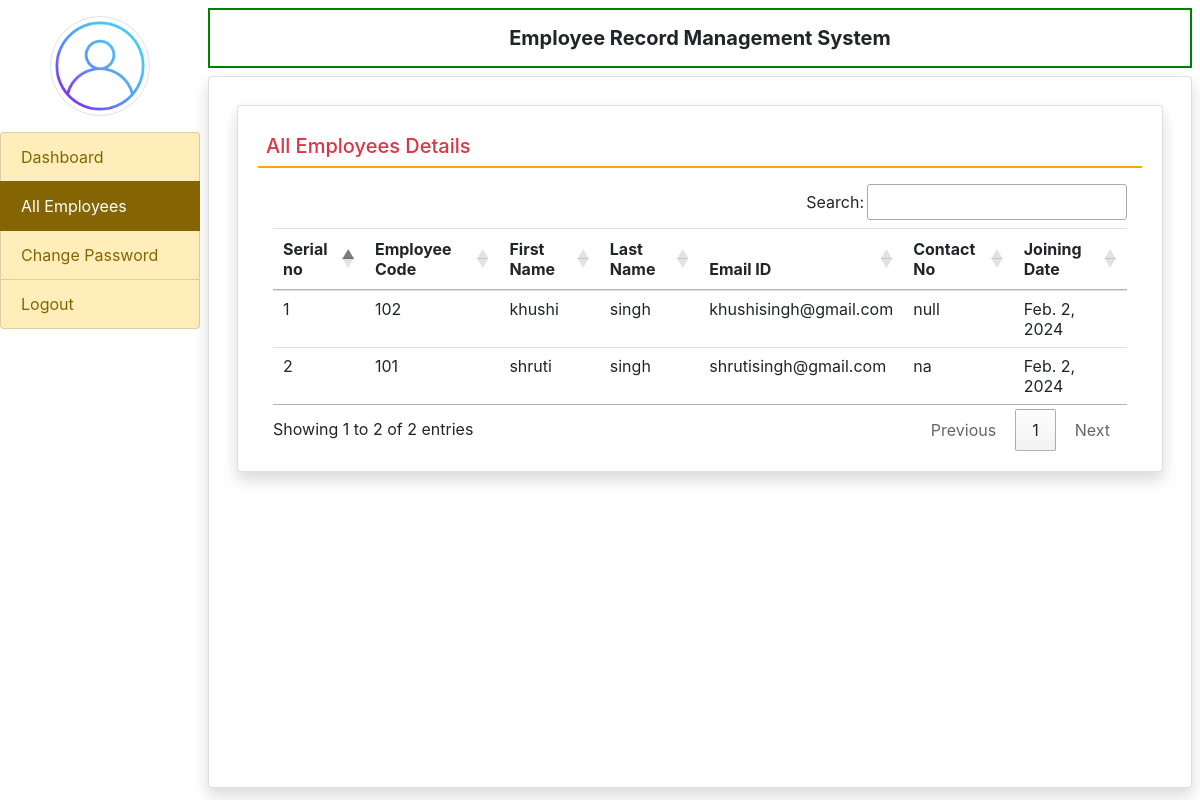
The page /all_employee/ (signed in) on the database its author committed.
### employee/models.py (models this page shows, shortened)
class EmployeeDetail(models.Model):
    user = models.ForeignKey(User,on_delete=models.CASCADE)
    empcode = models.CharField(max_length=50)
    empdept = models.CharField(max_length=50, null=True)
    designation = models.CharField(max_length=100, null=True)
    contact = models.CharField(max_length=15, null=True)
    gender = models.CharField(max_length=50, null=True)
    joiningdate = models.DateField(null=True)

### employee/views.py (the view)
# urls.py: path('all_employee/',all_employee, name='all_employee'),
def all_employee(request):
    if not request.user.is_authenticated:
        return redirect('admin_login')
    employee = EmployeeDetail.objects.all()
    return render(request, 'all_employee.html', locals())

### employee/templates/all_employee.html
{% extends 'admin_base.html'%}
{% block main%}
<div class="card shadow m-2">
    <div class="card-body">
        <h5 class="p-2 text-danger" style="border-bottom:2px solid orange">All Employees Details </h5>
        <div class="container-fluid mt-3">
            <table class="table" id="example">
                <thead>
                <tr>
                    <th> Serial no </th>
                    <th> Employee Code </th>
                    <th> First Name </th>
                    <th> Last Name </th>
                    <th> Email ID </th>
                    <th> Contact No </th>
                    <th> Joining Date </th>
                </tr>
                </thead>
                <tbody>
                {% for i in employee %}
                    <tr>
                        <td>{{forloop.counter}}</td>
                        <td>{{i.empcode}}</td>
                        <td>{{i.user.first_name}}</td>
                        <td>{{i.user.last_name}}</td>
                        <td>{{i.user.username}}</td>
                        <td>{{i.contact}}</td>
                        <td>{{i.joiningdate}}</td>
                    </tr>
                {% endfor %}
                </tbody>
            </table>
        </div>
    </div>
</div>
{% endblock%}

### rows shown on the page
EmployeeDetail: empcode "102", user.first_name "khushi", user.last_name "singh", user.username "khushisingh@gmail.com", contact "null", joiningdate "Feb. 2, 2024"
EmployeeDetail: empcode "101", user.first_name "shruti", user.last_name "singh", user.username "shrutisingh@gmail.com", contact "na", joiningdate "Feb. 2, 2024"
